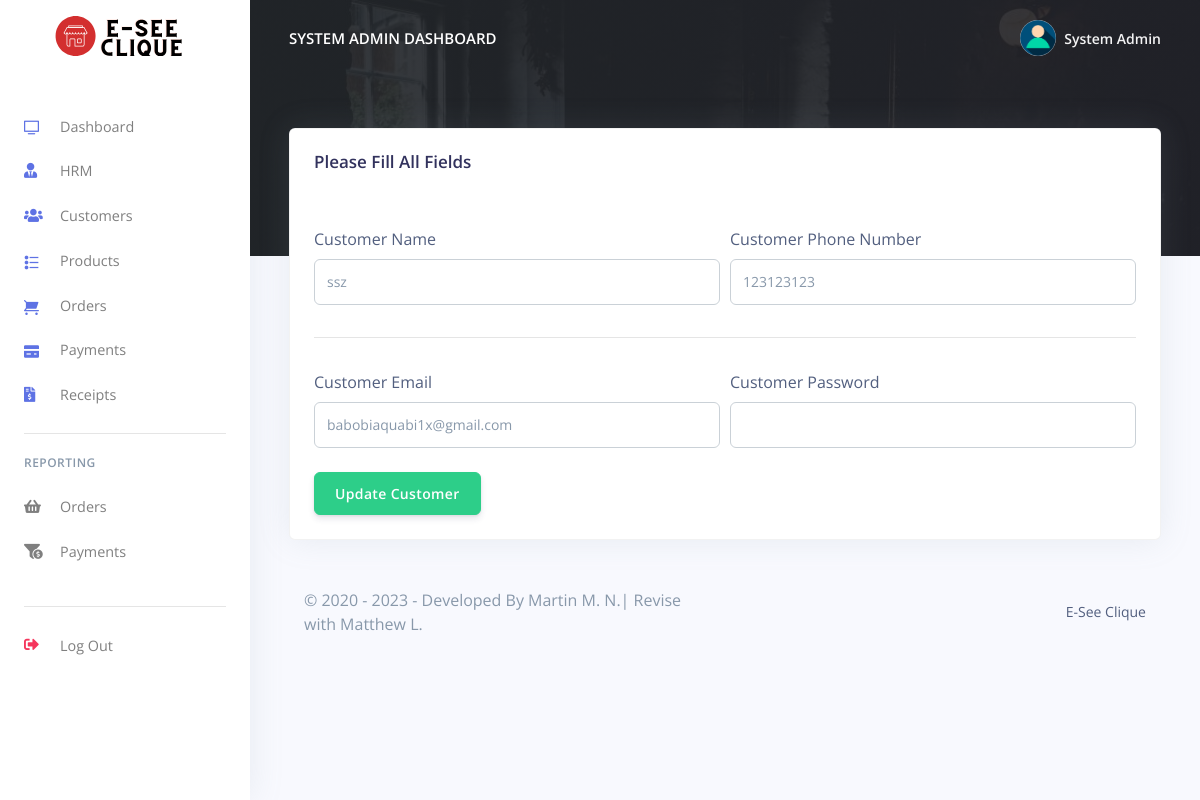
Page /Restro/admin/update_customer?update=5e5e4bdc6add (signed in) on the committed database.
### tables this page shows
CREATE TABLE `rpos_admin` (
  `admin_id` varchar(200) NOT NULL,
  `admin_name` varchar(200) NOT NULL,
  `admin_email` varchar(200) NOT NULL,
  `admin_password` varchar(200) NOT NULL
);

CREATE TABLE `rpos_customers` (
  `customer_id` varchar(200) NOT NULL,
  `customer_name` varchar(200) NOT NULL,
  `customer_phoneno` varchar(200) NOT NULL,
  `customer_email` varchar(200) NOT NULL,
  `customer_password` varchar(200) NOT NULL,
  `created_at` timestamp(6) NOT NULL DEFAULT current_timestamp(6) ON UPDATE current_timestamp(6),
  `IP_Address` varchar(50) NOT NULL
);

### Restro/admin/update_customer.php (the view, shortened to what this page needs)
<?php
include('config/config.php');
require_once('partials/_head.php');
?>
<body>
  <?php
  require_once('partials/_sidebar.php');
  ?>
  <div class="main-content">
    <?php
    require_once('partials/_topnav.php');
    $update = $_GET['update'];
    $ret = "SELECT * FROM  rpos_customers WHERE customer_id = '$update' ";
    $stmt = $mysqli->prepare($ret);
    $stmt->execute();
    $res = $stmt->get_result();
    while ($cust = $res->fetch_object()) {
    ?>
      <div class="container-fluid mt--8">
        <div class="row">
          <div class="col">
            <div class="card shadow">
              <div class="card-header border-0">
                <h3>Please Fill All Fields</h3>
              </div>
              <div class="card-body">
                <form method="POST">
                  <div class="form-row">
                    <div class="col-md-6">
                      <label>Customer Name</label>
                      <input type="text" name="customer_name" value="<?php echo $cust->customer_name; ?>" class="form-control">
                    </div>
                    <div class="col-md-6">
                      <label>Customer Phone Number</label>
                      <input type="text" name="customer_phoneno" value="<?php echo $cust->customer_phoneno; ?>" class="form-control" value="">
                    </div>
                  </div>
                  <hr>
                  <div class="form-row">
                    <div class="col-md-6">
                      <label>Customer Email</label>
                      <input type="email" name="customer_email" value="<?php echo $cust->customer_email; ?>" class="form-control" value="">
                    </div>
                    <div class="col-md-6">
                      <label>Customer Password</label>
                      <input type="password" name="customer_password" class="form-control" value="">
                    </div>
                  </div>
                  <br>
                  <div class="form-row">
                    <div class="col-md-6">
                      <input type="submit" name="updateCustomer" value="Update Customer" class="btn btn-success" value="">
                    </div>
                  </div>
                </form>
              </div>
            </div>
          </div>
        </div>
      <?php
      require_once('partials/_footer.php');
    }
      ?>
      </div>
  </div>
</body>
</html>

### Restro/admin/partials/_sidebar.php (shortened to what this page needs)
<?php
$admin_id = $_SESSION['admin_id'];
$ret = "SELECT * FROM  rpos_admin  WHERE admin_id = '$admin_id'";
$stmt = $mysqli->prepare($ret);
$stmt->execute();
$res = $stmt->get_result();
while ($admin = $res->fetch_object()) {
?>
  <nav class="navbar navbar-vertical fixed-left navbar-expand-md navbar-light bg-white" id="sidenav-main">
    <div class="container-fluid">
      <a class="navbar-brand pt-0" href="dashboard">
        <img src="assets/img/brand/test.svg" class="navbar-brand-img" alt="..." width="500" height="300">
      </a>
      <div class="collapse navbar-collapse" id="sidenav-collapse-main">
        <ul class="navbar-nav">
          <li class="nav-item">
            <a class="nav-link" href="dashboard">
              <i class="ni ni-tv-2 text-primary"></i> Dashboard
            </a>
          </li>
          <li class="nav-item">
            <a class="nav-link" href="hrm">
              <i class="fas fa-user-tie text-primary"></i> HRM
            </a>
          </li>
          <li class="nav-item">
            <a class="nav-link" href="customes">
              <i class="fas fa-users text-primary"></i> Customers
            </a>
          </li>
          <li class="nav-item">
            <a class="nav-link" href="products">
              <i class="ni ni-bullet-list-67 text-primary"></i>Products
            </a>
          </li>
          <li class="nav-item">
            <a class="nav-link" href="orders">
              <i class="ni ni-cart text-primary"></i> Orders
            </a>
          </li>
          <li class="nav-item">
            <a class="nav-link" href="payments">
              <i class="ni ni-credit-card text-primary"></i> Payments
            </a>
          </li>
          <li class="nav-item">
            <a class="nav-link" href="receipts">
              <i class="fas fa-file-invoice-dollar text-primary"></i> Receipts
            </a>
          </li>
        </ul>
        <hr class="my-3">
        <h6 class="navbar-heading text-muted">Reporting</h6>
        <ul class="navbar-nav mb-md-3">
          <li class="nav-item">
            <a class="nav-link" href="orders_reports">
              <i class="fas fa-shopping-basket"></i> Orders
            </a>
          </li>
          <li class="nav-item">
            <a class="nav-link" href="payments_reports">
              <i class="fas fa-funnel-dollar"></i> Payments
            </a>
          </li>
        </ul>
        <hr class="my-3">
        <ul class="navbar-nav mb-md-3">
          <li class="nav-item">
            <a class="nav-link" href="logout">
              <i class="fas fa-sign-out-alt text-danger"></i> Log Out
            </a>
          </li>
        </ul>
      </div>
    </div>
  </nav>
<?php } ?>

### Restro/admin/partials/_topnav.php (shortened to what this page needs)
<?php
$admin_id = $_SESSION['admin_id'];
$ret = "SELECT * FROM  rpos_admin  WHERE admin_id = '$admin_id'";
$stmt = $mysqli->prepare($ret);
$stmt->execute();
$res = $stmt->get_result();
while ($admin = $res->fetch_object()) {
?>
    <nav class="navbar navbar-top navbar-expand-md navbar-dark" id="navbar-main">
        <div class="container-fluid">
            <a class="h4 mb-0 text-white text-uppercase d-none d-lg-inline-block" href="dashboard"><?php echo $admin->admin_name; ?> Dashboard</a>
            <ul class="navbar-nav align-items-center d-none d-md-flex">
                <li class="nav-item dropdown">
                    <a class="nav-link pr-0" href="#" role="button" data-toggle="dropdown" aria-haspopup="true" aria-expanded="false">
                        <div class="media align-items-center">
                            <span class="avatar avatar-sm rounded-circle">
                                <img alt="Image placeholder" src="assets/img/theme/user-a-min.png">
                            </span>
                            <div class="media-body ml-2 d-none d-lg-block">
                                <span class="mb-0 text-sm  font-weight-bold"><?php echo $admin->admin_name; ?></span>
                            </div>
                        </div>
                    </a>
                </li>
            </ul>
        </div>
    </nav>
<?php } ?>

### Restro/admin/partials/_footer.php
<footer class="py-5">
  <div class="container">
    <div class="row align-items-center justify-content-xl-between">
      <div class="col-xl-6">
        <div class="copyright text-center text-xl-left text-muted">
          &copy; 2020 - <?php echo date('Y'); ?> - Developed By Martin M. N.| Revise with Matthew L.
        </div>
      </div>
      <div class="col-xl-6">
        <ul class="nav nav-footer justify-content-center justify-content-xl-end">
          <li class="nav-item">
            <a href="" class="nav-link" target="_blank">E-See Clique </a>
          </li>
        </ul>
      </div>
    </div>
  </div>
</footer>

### rows in the picture
rpos_admin: admin_name "SYSTEM ADMIN", admin_name "System Admin"
rpos_customers: customer_name "ssz", customer_phoneno "123123123", customer_email "babobiaquabi1x@gmail.com"
